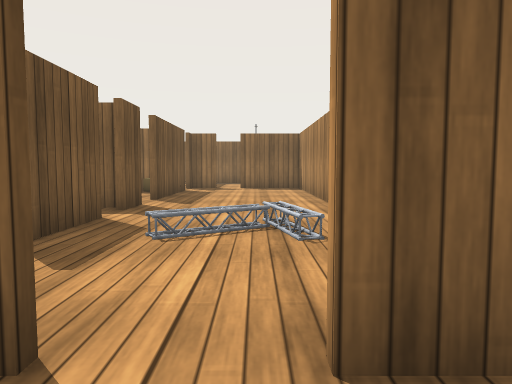
[1] (above)

20 first-person views from a walk through a robot-simulator world made for Gazebo. The camera is 0.77 m above the floor, tilts 4° down and sees 70° across. The floor is counted in squares, 1 m on a side. Each view is taken from the middle of a square. On the plan, view 1 faces up. The plan holds only what a view shows up to about 11 squares ahead; the rest is blank. The place goes on beyond the plan. Some surface patterns are stand-ins.

[2]
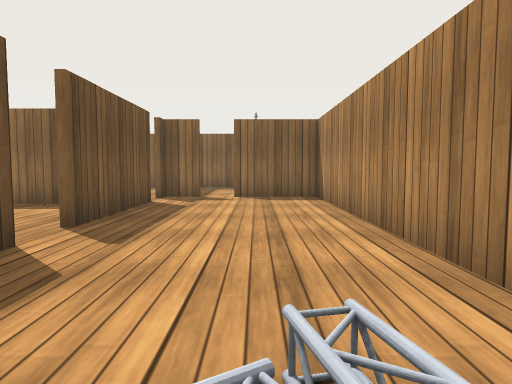

[3]
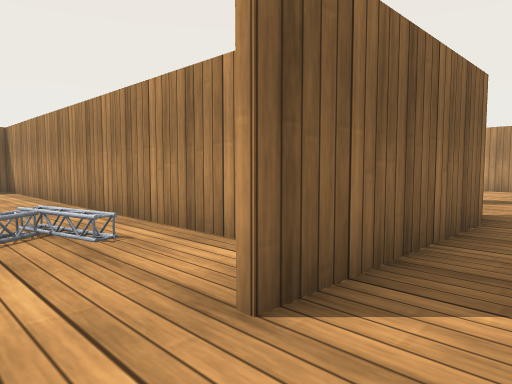

[4]
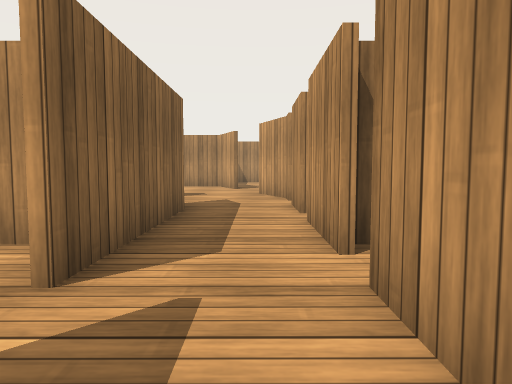

[5]
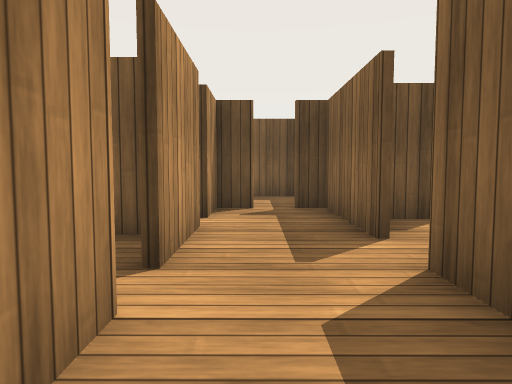

[6]
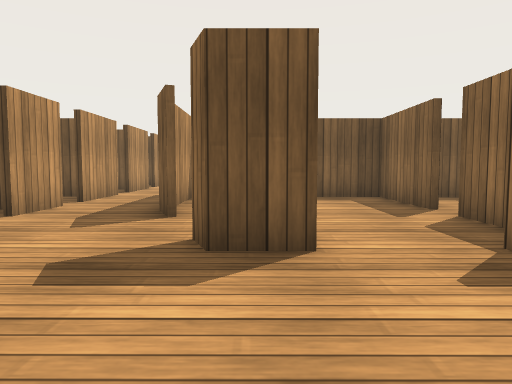

[7]
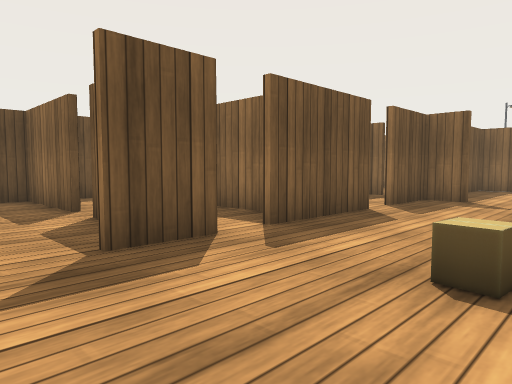

[8]
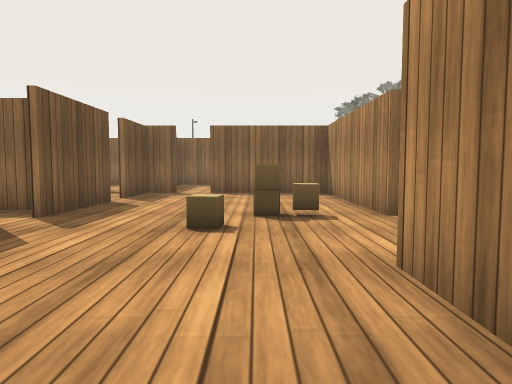

[9]
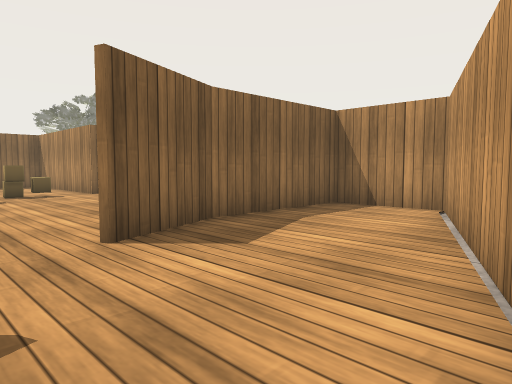

[10]
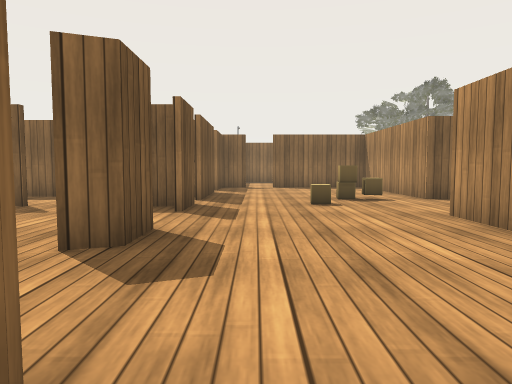

[11]
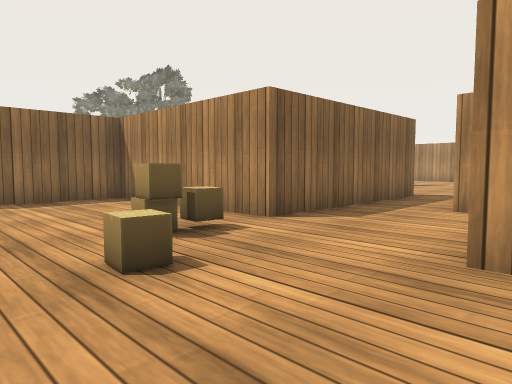

[12]
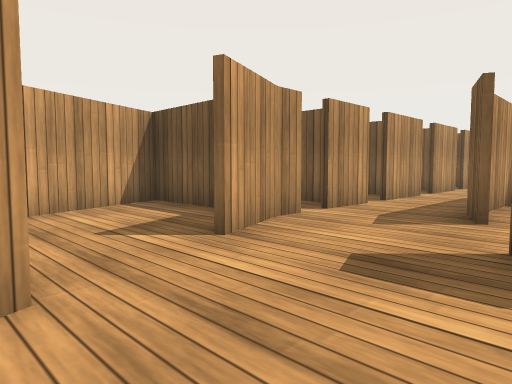

[13]
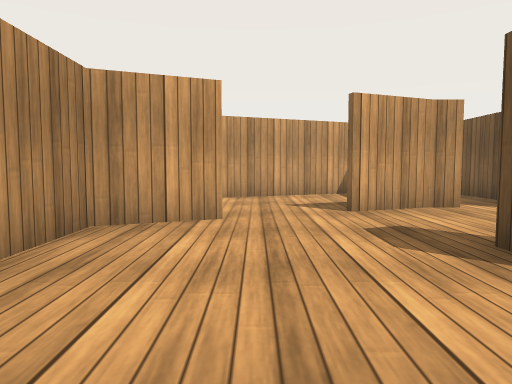

[14]
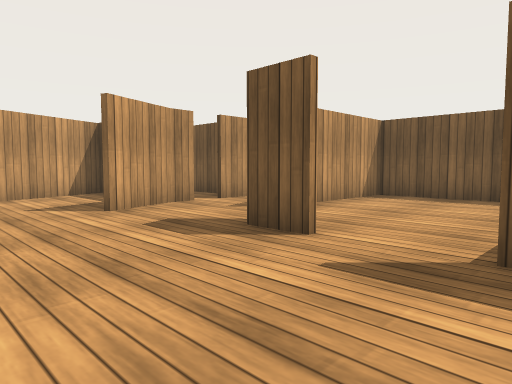

[15]
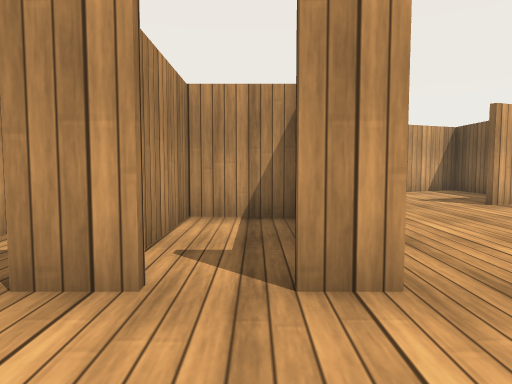

[16]
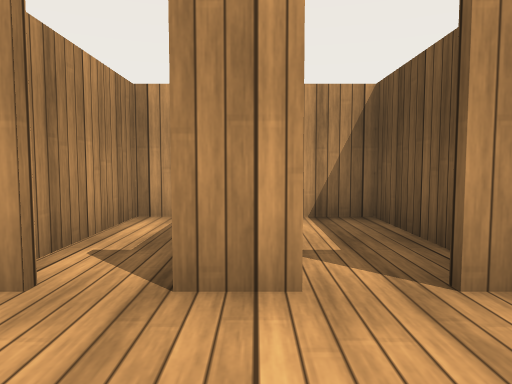

[17]
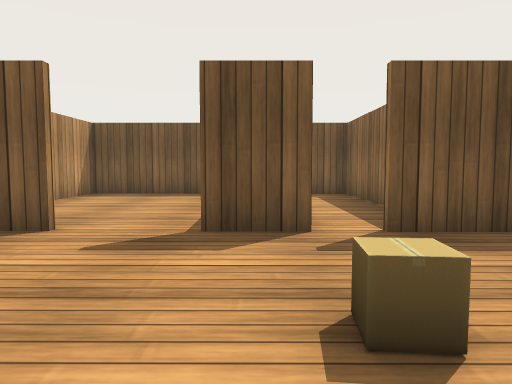

[18]
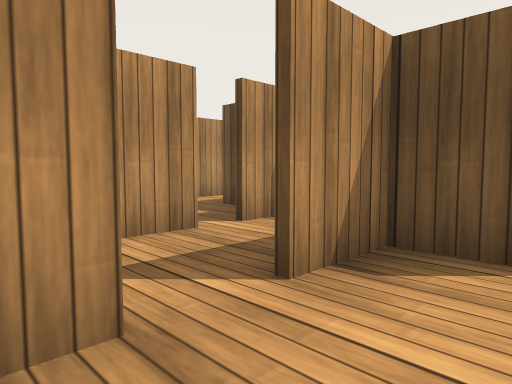

[19]
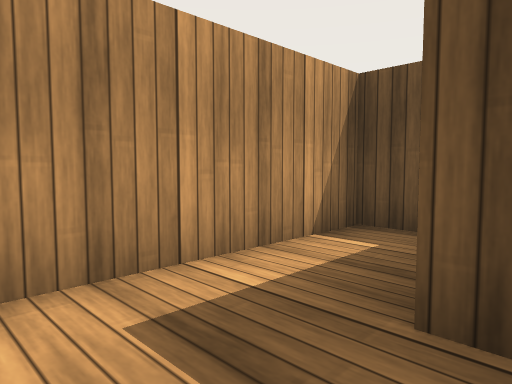

[20]
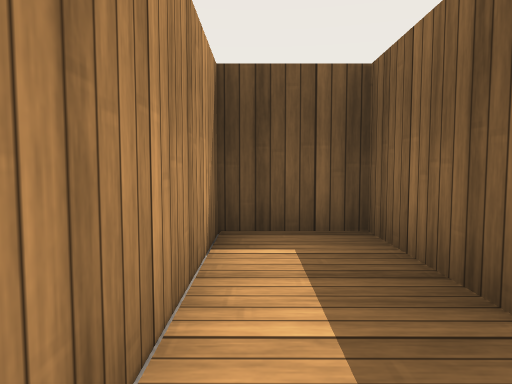

### Floor plan
Points are (right, up) in squares from view 1. A wall is a line through its corners. A room is listed if a view was taken in it or the views show most of it. See-through windows are left out.
Room 1 (views 1, 5)
walls: (5.6, 1.7) (4.6, 1.3) (0.2, 1.3); (7.7, 2.5) (7.1, 2.3); (3.9, -0.7) (5.5, -0.7); (6.1, -0.7) (6.8, -0.7) (8.4, -0.1); (4.5, 6.2) (1.6, 6.2); (1.1, -0.7) (3.2, -0.7); (7.5, 6.2) (5.2, 6.2); (1.7, 6.1) (1.7, 1.4) (4.6, 1.4); (-0.6, -0.7) (0.4, -0.7)
ways out: opening at (0, 1) to room 2; opening at (-1, 0) to room 3; opening at (7, 4.5) to room 4; opening at (8, 0.5) to room 4; opening at (5, 6) to room 5; gap at (0, -1); gap at (3, -1)
Room 2 (views 2, 18)
walls: (-2.4, 5.6) (-2.4, 3.8); (-2.4, 7.6) (-2.4, 6.5); (1.6, 2.2) (1.6, 13.5) (-0.6, 13.5); (-2.4, 2.6) (-2.4, 1.4) (-0.9, 1.4); (0.2, 1.4) (0.7, 1.4); (-2.4, 12.2) (-2.4, 8.6)
ways out: opening at (0, 1) to room 1
objects: other object (-1, 4) to (0, 5); other object (1, 4)
Room 3 (views 3, 4, 19, 20)
walls: (-3.7, -2.2) (-3.7, -2.7) (-6.3, -2.7) (-6.3, -4.5) (-2.4, -4.5); (-1.8, -0.7) (-0.6, -0.7); (-3.7, 0) (-3.7, -0.7) (-2.4, -0.7); (-0.9, 1.3) (-3.7, 1.3)
ways out: opening at (-1, 0) to room 1; gap at (-4, 0)
Room 4 (views 6, 7, 8, 9, 10, 11, 12, 13, 14, 15, 16, 17)
walls: (12.2, 3.8) (12.2, 1.4) (15.9, 1.4); (13.6, 4.8) (14.6, 4.8); (7.7, 3.6) (7.7, 2.5); (7.7, 6.8) (7.7, 5.2); (12.5, 1.4) (10.4, 0.6); (10.4, 0.7) (12.1, 1.4) (12.1, 4.8) (12.7, 4.8); (14, 1.5) (14, 3.7); (15.5, 7.8) (13.1, 7.8) (13.1, 12.9) (9.6, 12.9); (15.9, 1.3) (12.4, 1.3); (7.7, 10.4) (7.7, 7.5); (6.8, -2.2) (6.8, -4.5) (15.8, -0.9) (15.8, 4.1); (7.7, 12.9) (7.7, 11.1)
ways out: opening at (7, 4.5) to room 1; opening at (8, 0.5) to room 1; opening at (6.5, 7) to room 5; opening at (9, 13); opening at (15, 7)
objects: cardboard box (10, 7); cardboard box (11, 8); cardboard box (12, 8)
Room 5 (no view inside)
walls: (7.5, 8.5) (1.7, 8.5) (1.7, 6.1)
ways out: opening at (5, 6) to room 1; opening at (6.5, 7) to room 4

Where each view was taken, in squares from view 1:
view 1: 0 up, 0 right, facing up
view 2: 4 up, 0 right, facing up
view 3: 0 up, 1 left, facing up-right
view 4: 0 up, 2 left, facing right
view 5: 0 up, 3 right, facing left
view 6: 3 up, 11 right, facing left
view 7: 4 up, 11 right, facing up-left
view 8: 2 up, 11 right, facing up
view 9: 3 down, 9 right, facing up-right
view 10: 1 down, 9 right, facing up
view 11: 4 up, 9 right, facing up-right
view 12: 3 up, 11 right, facing down-left
view 13: 6 up, 10 right, facing down
view 14: 6 up, 11 right, facing down-left
view 15: 7 up, 13 right, facing down
view 16: 7 up, 14 right, facing down
view 17: 6 up, 12 right, facing left
view 18: 3 up, 1 right, facing down-left
view 19: 2 down, 2 left, facing down-left
view 20: 4 down, 2 left, facing left
